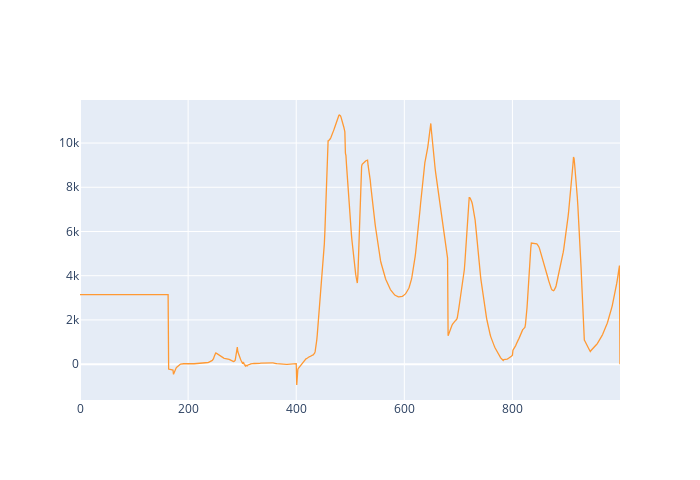

Notebook source saved alongside this figure:
### Code cell
pd.DataFrame(dict(ratios=ratios)).iplot(layout=plotly_layout)

### Figure 1 — Plotly figure (JSON) as saved in the notebook; plotly's stock layout.template omitted (floating-point values rounded to 4 significant figures; data arrays with more than 128 entries replaced by an {"elided": "..."} marker saying what was removed)
{"data": [{"line": {"color": "rgba(255, 153, 51, 1.0)", "dash": "solid", "shape": "linear", "width": 1.3}, "mode": "lines", "name": "ratios", "text": "", "type": "scatter", "x": {"elided": "1000 int values"}, "y": {"elided": "1000 float values"}}], "layout": {"autosize": false, "height": 480, "width": 700}}
